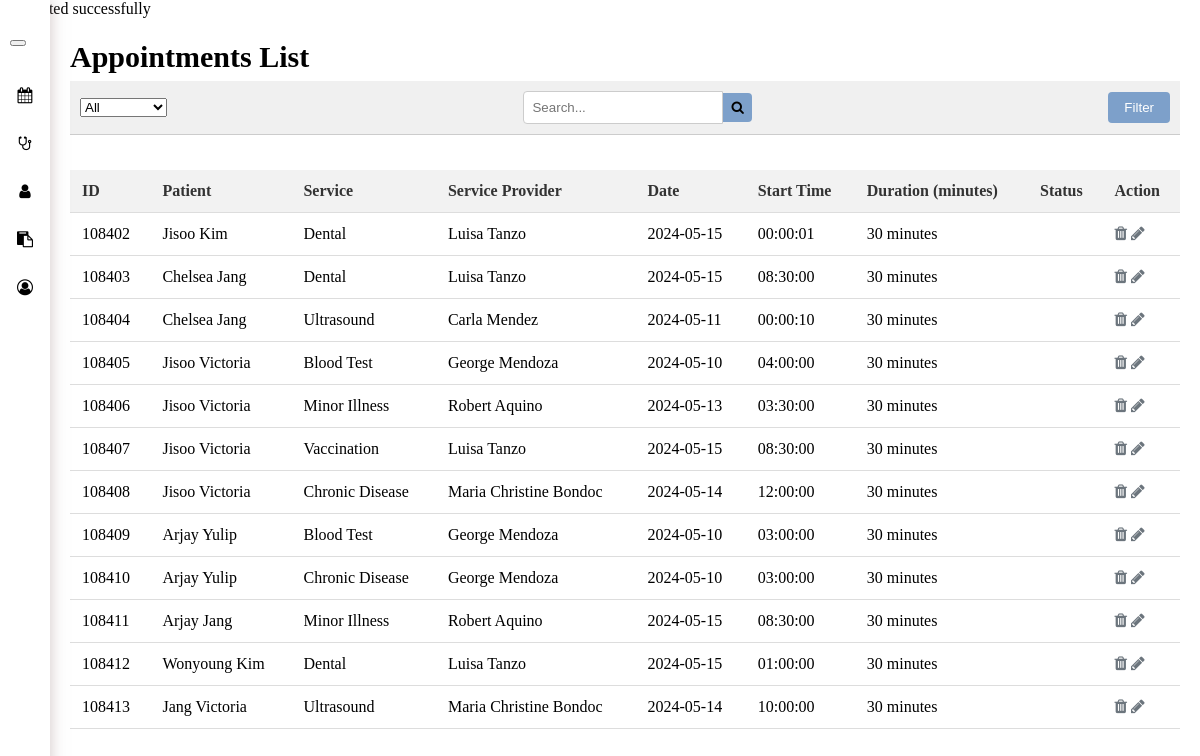
/admin_page/appointment.php (signed in), run on the app's committed database.
### tables this page shows
CREATE TABLE `tblappoint` (
  `apt_id` int(11) NOT NULL,
  `ptn_id` int(11) NOT NULL,
  `doc_id` int(11) NOT NULL,
  `serv_id` int(11) NOT NULL,
  `apt_time` time DEFAULT NULL,
  `apt_date` date DEFAULT NULL,
  `sched_status` varchar(20) NOT NULL
);

CREATE TABLE `tblservice` (
  `serv_id` int(11) NOT NULL,
  `serv_name` varchar(100) NOT NULL,
  `serv_desc` varchar(255) DEFAULT NULL,
  `serv_duration` varchar(100) NOT NULL
);

### admin_page/appointment.php (the view, shortened to what this page needs)
<?php
include '../config.php';
$appointmentSql = "SELECT apt.apt_id,
                          CONCAT(ptn.ptn_fname, ' ', ptn.ptn_lname) AS patient,
                          serv.serv_name AS service,
                          CONCAT(doc.doc_fname, ' ', doc.doc_lname) AS service_provider,
                          apt.apt_date,
                          apt.apt_time,
                          serv.serv_duration AS duration,
                          apt.sched_status
                   FROM tblappoint apt
                   INNER JOIN tblpatient ptn ON apt.ptn_id = ptn.ptn_id
                   INNER JOIN tbldoctor doc ON apt.doc_id = doc.doc_id
                   INNER JOIN tblservice serv ON apt.serv_id = serv.serv_id";
$appointmentResult = $conn->query($appointmentSql);
?>
<!DOCTYPE html>
<html lang="en">
<head>
  <link rel="stylesheet" href="admin_style.css?v=<?php echo time(); ?>">
  <link rel="stylesheet" href="https://cdnjs.cloudflare.com/ajax/libs/font-awesome/4.7.0/css/font-awesome.min.css">
</head>
<body>
  <div class="sidebar">
    <div class="navbar">
      <button class="nav-icon" onclick="toggleSidebar()">
      </button>
    </div>
    <ul class="nav-links">
        <li><a href="admin_landing_page.php"><i class="fa fa-calendar"></i> <span>Calendar</span></a></li>
        <li><a href="doctor.php"><i class="fa fa-stethoscope"></i> <span>Doctor</span></a></li>
        <li><a href="patients.php"><i class="fa fa-user"></i> <span>Patient</span></a></li>
        <li><a href="appointment.php"><i class="fa fa-clipboard"></i> <span>Appointment</span></a></li>
        <li><a href="account_details.php"><i class="fa fa-user-circle-o"></i> <span>Account Details</span></a></li>
    </ul>
  </div>
  <div class="content">
    <h2>Appointments List</h2>
    <div class="toolbar">
      <div class="toolbox-left">
        <select name="status" id="status">
          <option value="all">All</option>
        </select>
      </div>
      <div class="toolbar__search">
        <input type="text" placeholder="Search...">
        <button class="search-button"><i class="fa fa-search"></i></button>
      </div>
      <div class="toolbar__filter">
        <button>Filter</button>
      </div>
    </div>
    <table class="appointment-table">
      <thead>
        <tr>
          <th>ID</th>
          <th>Patient</th>
          <th>Service</th>
          <th>Service Provider</th>
          <th>Date</th>
          <th>Start Time</th>
          <th>Duration (minutes)</th>
          <th>Status</th>
          <th>Action</th>
        </tr>
      </thead>
      <tbody>
        <?php
          if ($appointmentResult->num_rows > 0) {
              while ($row = $appointmentResult->fetch_assoc()) {
                  echo "<tr>";
                  echo "<td>" . $row['apt_id'] . "</td>";
                  echo "<td>" . $row['patient'] . "</td>";
                  echo "<td>" . $row['service'] . "</td>";
                  echo "<td>" . $row['service_provider'] . "</td>";
                  echo "<td>" . $row['apt_date'] . "</td>";
                  echo "<td>" . $row['apt_time'] . "</td>";
                  echo "<td>" . $row['duration'] . "</td>";
                  echo "<td>" . $row['sched_status'] . "</td>";
                  echo "<td><i class='fa fa-trash delete-icon action-icon'></i> <i class='fa fa-pencil edit-icon action-icon'></i></td>";
                  echo "</tr>";
              }
          } else {
              echo "<tr><td colspan='9'>No records found</td></tr>";
          }
        ?>
      </tbody>
    </table>
  </div>
</body>
</html>

### admin_page/admin_style.css (style rules this page uses)
body { margin: 0; padding: 0; max-width: 100%; }
.sidebar { height: 100%; width: 250px; position: fixed; top: 0; left: 0; background-color: #ffffff; padding-top: 30px; transition: width 0.1s ease, margin-left 0.1s ease, box-shadow 0.2s ease; box-shadow: 0 0 15px rgba(165, 144, 144, 0.5); z-index: 1; }
.sidebar a { color: inherit; text-decoration: none; }
.navbar { padding: 10px; }
.nav-links { list-style: none; padding: 0; }
.nav-links li { padding: 15px; color: #000000; cursor: pointer; }
.nav-links li i { margin-right: 10px; }
.content { padding: 20px; transition: margin-left 0.1s ease; }
.sidebar.collapsed { width: 50px; }
.sidebar.collapsed .nav-links li { text-align: center; padding: 15px 0; }
.sidebar.collapsed .nav-links li i { margin-right: 0; }
.content.expanded { margin-left: 50px; }
.content h2 { margin-top: 2px; margin-bottom: 7px; font-size: 30px; }
.toolbar { display: flex; justify-content: space-between; align-items: center; padding: 10px; background-color: #f0f0f0; border-bottom: 1px solid #ccc; }
.toolbar__search { display: flex; align-items: center; }
.toolbar__search input[type="text"] { padding: 8px; border: 1px solid #ccc; border-radius: 4px 0 0 4px; width: 200px; }
.toolbar__search .search-button { padding: 8px; background-color: #7da0ca; border: none; border-radius: 0 4px 4px 0; cursor: pointer; }
.toolbar__filter button { padding: 8px 16px; background-color: #7da0ca; color: white; border: none; border-radius: 4px; cursor: pointer; }
.action-icon { color: #6c757d; cursor: pointer; }
.appointment-table { width: 100%; border-collapse: collapse; margin-top: 35px; }
.appointment-table th, .appointment-table td { padding: 12px; text-align: left; border-bottom: 1px solid #ddd; }
.appointment-table th { background-color: #f2f2f2; font-weight: bold; color: #333; }
.appointment-table tbody tr { background-color: #fff; }

### data on the page
tblappoint: apt_id "108402", patient "Jisoo Kim", serv.serv_name "Dental", service_provider "Luisa Tanzo", apt_date "2024-05-15", apt_time "00:00:01", serv.serv_duration "30 minutes"
tblappoint: apt_id "108403", patient "Chelsea Jang", serv.serv_name "Dental", service_provider "Luisa Tanzo", apt_date "2024-05-15", apt_time "08:30:00", serv.serv_duration "30 minutes"
tblappoint: apt_id "108404", patient "Chelsea Jang", serv.serv_name "Ultrasound", service_provider "Carla Mendez", apt_date "2024-05-11", apt_time "00:00:10", serv.serv_duration "30 minutes"
tblappoint: apt_id "108405", patient "Jisoo Victoria", serv.serv_name "Blood Test", service_provider "George Mendoza", apt_date "2024-05-10", apt_time "04:00:00", serv.serv_duration "30 minutes"
tblappoint: apt_id "108406", patient "Jisoo Victoria", serv.serv_name "Minor Illness", service_provider "Robert Aquino", apt_date "2024-05-13", apt_time "03:30:00", serv.serv_duration "30 minutes"
tblappoint: apt_id "108407", patient "Jisoo Victoria", serv.serv_name "Vaccination", service_provider "Luisa Tanzo", apt_date "2024-05-15", apt_time "08:30:00", serv.serv_duration "30 minutes"
tblappoint: apt_id "108408", patient "Jisoo Victoria", serv.serv_name "Chronic Disease", service_provider "Maria Christine Bondoc", apt_date "2024-05-14", apt_time "12:00:00", serv.serv_duration "30 minutes"
tblappoint: apt_id "108409", patient "Arjay Yulip", serv.serv_name "Blood Test", service_provider "George Mendoza", apt_date "2024-05-10", apt_time "03:00:00", serv.serv_duration "30 minutes"
tblappoint: apt_id "108410", patient "Arjay Yulip", serv.serv_name "Chronic Disease", service_provider "George Mendoza", apt_date "2024-05-10", apt_time "03:00:00", serv.serv_duration "30 minutes"
tblappoint: apt_id "108411", patient "Arjay Jang", serv.serv_name "Minor Illness", service_provider "Robert Aquino", apt_date "2024-05-15", apt_time "08:30:00", serv.serv_duration "30 minutes"
tblappoint: apt_id "108412", patient "Wonyoung Kim", serv.serv_name "Dental", service_provider "Luisa Tanzo", apt_date "2024-05-15", apt_time "01:00:00", serv.serv_duration "30 minutes"
tblappoint: apt_id "108413", patient "Jang Victoria", serv.serv_name "Ultrasound", service_provider "Maria Christine Bondoc", apt_date "2024-05-14", apt_time "10:00:00", serv.serv_duration "30 minutes"
